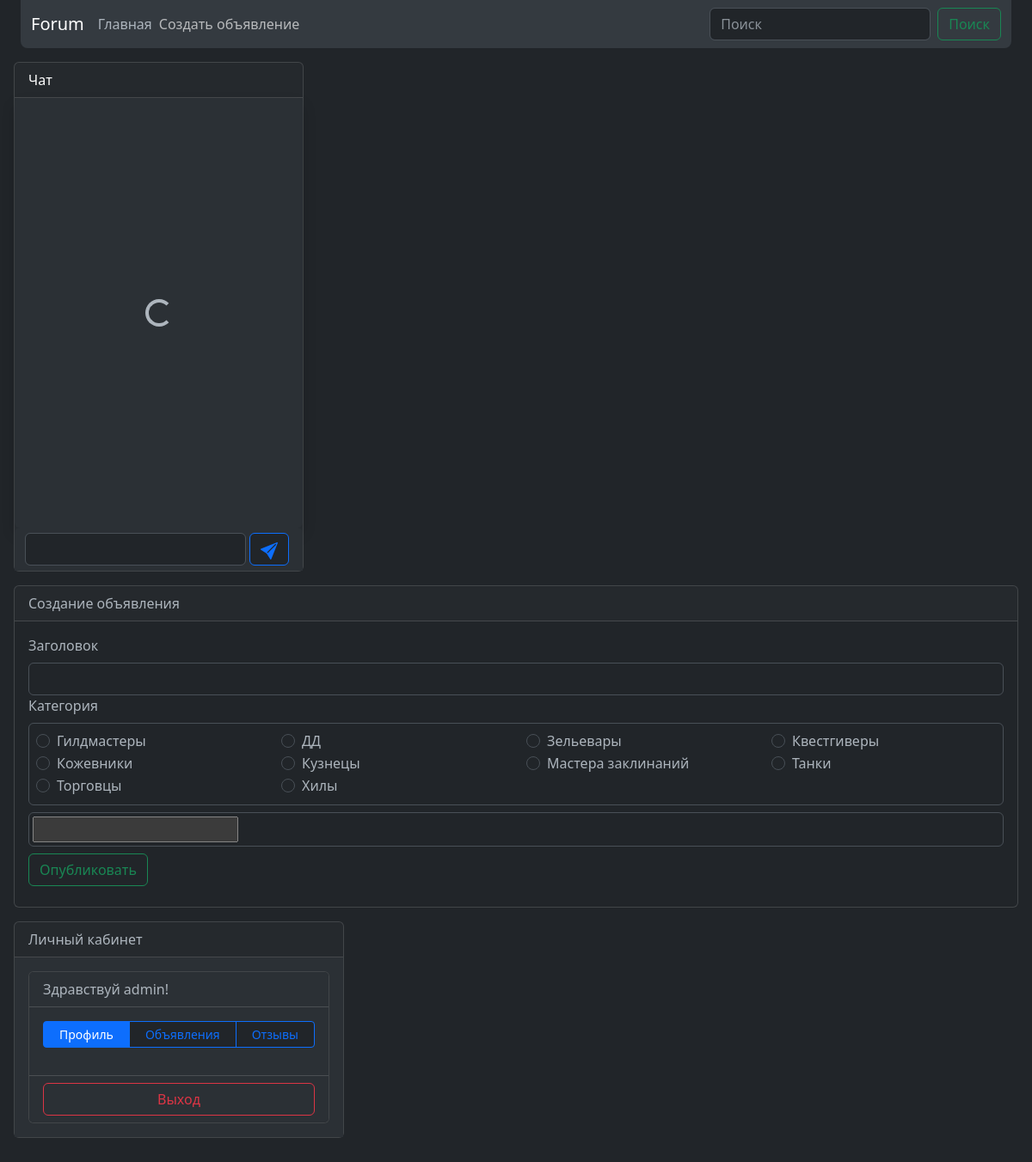
The app's page /announce/new/ (signed in) with its own data.
### announcement/models.py (models this page shows, shortened)
class Category(models.Model):
    name = models.CharField(max_length=50, null=False)

### announcement/views.py (the view, shortened to what this page needs)
# urls.py: path('new/', AnnouncementCreate.as_view()),
class AnnouncementCreate(LoginRequiredMixin, PermissionRequiredMixin, CreateView):
    model = Announcement
    form_class = AnnounceForm
    template_name = 'announce/new.html'
    permission_required = 'announcement.add_announcement'
    def get_context_data(self, **kwargs):
        context = super().get_context_data(**kwargs)
        context['categories'] = Category.objects.all().values('pk', 'name')
        return context

### announcement/forms.py
class AnnounceForm(forms.ModelForm):
    class Meta:
        model = Announcement
        fields = ('title', 'category', 'text')
        widgets = {
            'text': SummernoteWidget()
        }

### templates/announce/new.html (shortened to what this page needs)
{% extends 'main.html' %}
{% block body %}
<div class="card">
    <div class="card-header">Создание объявления</div>
    <div class="card-body">
        <form method="post">{% csrf_token %}
            <label class="form-label" for="id_title">Заголовок</label>
            <input class="form-control" id="id_title" name="title" type="text" maxlength="255" required>
            Категория
            <div class="border rounded p-2 my-2">
                <div class="row row-cols-4">
                    {% for category in categories %}
                        <div class="col">
                            <div class="form-check">
                                <input class="form-check-input" name="category" value="{{ category.pk }}" id="id_{{ category.name }}" type="radio">
                                <label class="form-check-label" for="id_{{ category.name }}">{{ category.name }}</label>
                            </div>
                        </div>
                    {% endfor %}
                </div>
            </div>
            <div class="border rounded p-1 bg-body summernote-div">
                {{ form.text }}
            </div>
            <button class="btn btn-outline-success my-2" type="submit">Опубликовать</button>
        </form>
    </div>
</div>
{% endblock body %}

### templates/account/profile.html (shortened to what this page needs)
    <div class="card flex-nowrap">
      <div class="card-header">Личный кабинет</div>
      <div class="card-body bg-body-tertiary" id="login_window">
        {% if not request.user.is_authenticated %}
          <form class="form-control bg-body-tertiary" id="login_form">
          <label for="login_email">Логин или E-mail адрес</label>
          <input class="form-control" id="login_email" name="login" type="text" required>
          <div class="invalid-feedback" id="login_errors"></div>
          <label for="password">Пароль</label>
          <input class="form-control" id="password" name="password" type="password" required>
          <div class="form-check">
            <input class="form-check-input" id="remember" name="remember" type="checkbox">
            <label class="form-check-label" for="remember">Запомнить меня</label>
          </div>
          <button class="btn btn-outline-primary my-2" style="width: 223px" type="submit">Авторизация</button>
            <a class="btn btn-outline-primary" href="/accounts/google/login/?process=login">
                    <svg xmlns="http://www.w3.org/2000/svg" width="20" height="20" fill="currentColor" class="bi bi-google" viewBox="0 0 16 16">
                      <path d="M15.545 6.558a9.42 9.42 0 0 1 .139 1.626c0 2.434-.87 4.492-2.384 5.885h.002C11.978 15.292 10.158 16 8 16A8 8 0 1 1 8 0a7.689 7.689 0 0 1 5.352 2.082l-2.284 2.284A4.347 4.347 0 0 0 8 3.166c-2.087 0-3.86 1.408-4.492 3.304a4.792 4.792 0 0 0 0 3.063h.003c.635 1.893 2.405 3.301 4.492 3.301 1.078 0 2.004-.276 2.722-.764h-.003a3.702 3.702 0 0 0 1.599-2.431H8v-3.08h7.545z"/>
                    </svg>
                </a>
          <h6>Еще нет аккаунта? <a href="{% url 'account_signup' %}">Регистрация</a></h6>
          <div class="alert alert-danger d-none" id="errors" role="alert"></div>
        </form>
       {% else %}
          <div class="card">
          <div class="card-header bg-body-tertiary">Здравствуй {{ request.user.username }}!</div>
          <div class="card-body bg-body-tertiary">
            <div class="d-flex flex-row mb-3 btn-group bg-body" role="group">
              <button class="btn btn-outline-primary btn-sm" id="profile_btn">Профиль</button>
              <button class="btn btn-outline-primary btn-sm" id="announce_btn">Объявления</button>
              <button class="btn btn-outline-primary btn-sm" id="reply_btn">Отзывы</button>
            </div>
          </div>
          <div class="card-footer d-grid gap-2 bg-body-tertiary">
            <button class="btn btn-outline-danger" id="logout_form">Выход</button>
          </div>
          </div>
       {% endif %}
      </div>
    </div>

### records on screen
Category: name "Гилдмастеры"
Category: name "ДД"
Category: name "Зельевары"
Category: name "Квестгиверы"
Category: name "Кожевники"
Category: name "Кузнецы"
Category: name "Мастера заклинаний"
Category: name "Танки"
Category: name "Торговцы"
Category: name "Хилы"

### other values on screen
{{ request.user.username }} "admin"
